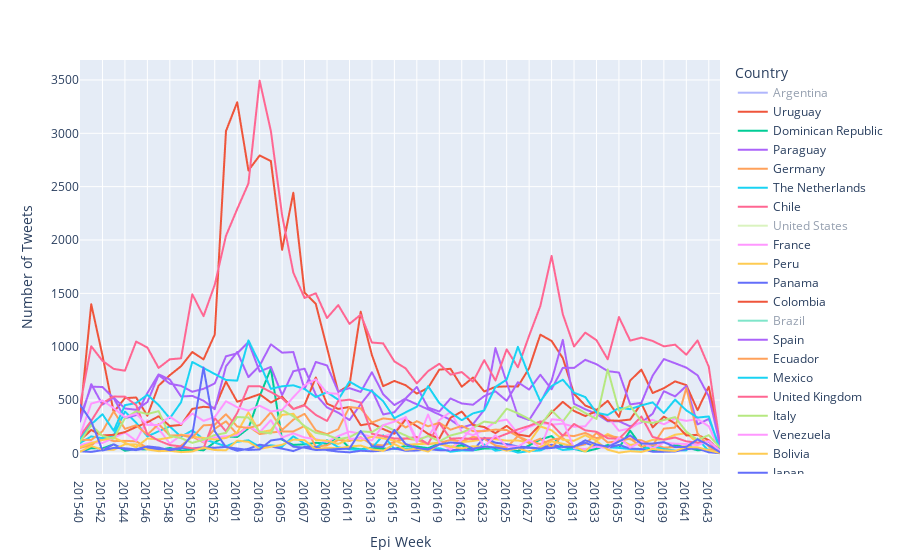

The cell this chart's notebook holds for it:
### Markdown cell above
## Epi Weeks

### Code cell
# Countries over Epi Weeks - tweets

from itertools import product
import matplotlib.pyplot as plt

top_20 = common_countries.reset_index().rename({"country":"counts",
                                                "index":"country"},axis=1).loc[0:20,"country"].tolist()
#df.place_country.value_counts().rename_axis('unique_values').reset_index(name='counts')
#top_20 = top_20.loc[,0:20]
#top_20 = top_20.loc[0:20, "unique_values"].tolist()
#top_20

import plotly.express as px

loc_p = df[df.place_country.isin(top_20)]
loc_p = loc_p.groupby(['place_country', "epi_week"])["id"].count().reset_index(name='counts')
loc_p = loc_p.sort_values(["epi_week"], ascending=True).reset_index(drop=True)

loc_temp = pd.DataFrame(list(product(loc_p.place_country.unique(), loc_p.epi_week.unique())), columns=['place_country', 'epi_week'])
loc_temp["counts"] = 0

loc_p = pd.concat([loc_p, loc_temp]).drop_duplicates(["place_country", "epi_week"])#, ignore_index=True)
loc_p = loc_p.sort_values(["epi_week"], ascending=True)

#only_loc_p = df_loc[df_loc.place_country.isin(top_20)]
#only_loc_p = only_loc_p.groupby(['place_country', "epi_week"])["id"].count().reset_index(name='counts')
# plot pie chart

fig = px.line(loc_p, x="epi_week", y="counts", color="place_country",
                 labels={
                     "epi_week": "Epi Week",
                     "counts": "Number of Tweets",
                     "place_country": "Country"})

fig.write_image("geotagged_users_country_epi_week.png")
fig.show()
